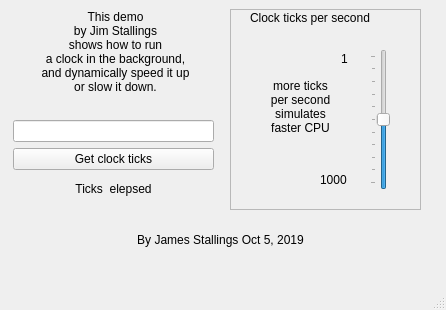
<?xml version="1.0" encoding="UTF-8"?>
<ui version="4.0">
 <class>MainWindow</class>
 <widget class="QMainWindow" name="MainWindow">
  <property name="geometry">
   <rect>
    <x>0</x>
    <y>0</y>
    <width>446</width>
    <height>310</height>
   </rect>
  </property>
  <property name="windowTitle">
   <string>MainWindow</string>
  </property>
  <widget class="QWidget" name="centralwidget">
   <widget class="QSlider" name="verticalSlider">
    <property name="geometry">
     <rect>
      <x>370</x>
      <y>49</y>
      <width>20</width>
      <height>141</height>
     </rect>
    </property>
    <property name="minimum">
     <number>1</number>
    </property>
    <property name="maximum">
     <number>1000</number>
    </property>
    <property name="value">
     <number>500</number>
    </property>
    <property name="orientation">
     <enum>Qt::Vertical</enum>
    </property>
    <property name="invertedAppearance">
     <bool>false</bool>
    </property>
    <property name="tickPosition">
     <enum>QSlider::TicksAbove</enum>
    </property>
    <property name="tickInterval">
     <number>100</number>
    </property>
   </widget>
   <widget class="QLabel" name="label_2">
    <property name="geometry">
     <rect>
      <x>320</x>
      <y>170</y>
      <width>41</width>
      <height>20</height>
     </rect>
    </property>
    <property name="text">
     <string>1000</string>
    </property>
   </widget>
   <widget class="QFrame" name="frame">
    <property name="geometry">
     <rect>
      <x>230</x>
      <y>9</y>
      <width>191</width>
      <height>201</height>
     </rect>
    </property>
    <property name="autoFillBackground">
     <bool>true</bool>
    </property>
    <property name="styleSheet">
     <string notr="true">background-color=rgb(211, 215, 207)</string>
    </property>
    <property name="frameShape">
     <enum>QFrame::StyledPanel</enum>
    </property>
    <property name="frameShadow">
     <enum>QFrame::Raised</enum>
    </property>
    <widget class="QLabel" name="label">
     <property name="geometry">
      <rect>
       <x>20</x>
       <y>0</y>
       <width>161</width>
       <height>17</height>
      </rect>
     </property>
     <property name="text">
      <string>Clock ticks per second</string>
     </property>
    </widget>
    <widget class="QLabel" name="label_3">
     <property name="geometry">
      <rect>
       <x>111</x>
       <y>40</y>
       <width>20</width>
       <height>20</height>
      </rect>
     </property>
     <property name="text">
      <string>1</string>
     </property>
    </widget>
    <widget class="QLabel" name="label_6">
     <property name="geometry">
      <rect>
       <x>20</x>
       <y>70</y>
       <width>101</width>
       <height>71</height>
      </rect>
     </property>
     <property name="text">
      <string>more ticks
per second
simulates
faster CPU</string>
     </property>
     <property name="alignment">
      <set>Qt::AlignHCenter|Qt::AlignTop</set>
     </property>
     <property name="wordWrap">
      <bool>true</bool>
     </property>
    </widget>
   </widget>
   <widget class="QLabel" name="label_5">
    <property name="geometry">
     <rect>
      <x>20</x>
      <y>10</y>
      <width>191</width>
      <height>101</height>
     </rect>
    </property>
    <property name="text">
     <string>This demo  
by Jim Stallings
shows how to run 
a clock in the background, 
and dynamically speed it up 
or slow it down.</string>
    </property>
    <property name="alignment">
     <set>Qt::AlignHCenter|Qt::AlignTop</set>
    </property>
    <property name="wordWrap">
     <bool>true</bool>
    </property>
   </widget>
   <widget class="QLabel" name="label_7">
    <property name="geometry">
     <rect>
      <x>20</x>
      <y>230</y>
      <width>401</width>
      <height>20</height>
     </rect>
    </property>
    <property name="text">
     <string>By James Stallings Oct 5, 2019</string>
    </property>
    <property name="alignment">
     <set>Qt::AlignCenter</set>
    </property>
   </widget>
   <widget class="QWidget" name="">
    <property name="geometry">
     <rect>
      <x>13</x>
      <y>120</y>
      <width>201</width>
      <height>81</height>
     </rect>
    </property>
    <layout class="QVBoxLayout" name="verticalLayout">
     <item>
      <widget class="QLineEdit" name="ClockTicksText">
       <property name="alignment">
        <set>Qt::AlignCenter</set>
       </property>
      </widget>
     </item>
     <item>
      <widget class="QPushButton" name="pushButton">
       <property name="text">
        <string>Get clock ticks</string>
       </property>
      </widget>
     </item>
     <item>
      <widget class="QLabel" name="label_4">
       <property name="text">
        <string>Ticks  elepsed</string>
       </property>
       <property name="alignment">
        <set>Qt::AlignCenter</set>
       </property>
      </widget>
     </item>
    </layout>
   </widget>
   <zorder>frame</zorder>
   <zorder>ClockTicksText</zorder>
   <zorder>verticalSlider</zorder>
   <zorder>label_2</zorder>
   <zorder>label_4</zorder>
   <zorder>label_5</zorder>
   <zorder>label_7</zorder>
  </widget>
  <widget class="QMenuBar" name="menubar">
   <property name="geometry">
    <rect>
     <x>0</x>
     <y>0</y>
     <width>446</width>
     <height>22</height>
    </rect>
   </property>
  </widget>
  <widget class="QStatusBar" name="statusbar"/>
 </widget>
 <resources/>
 <connections/>
</ui>
